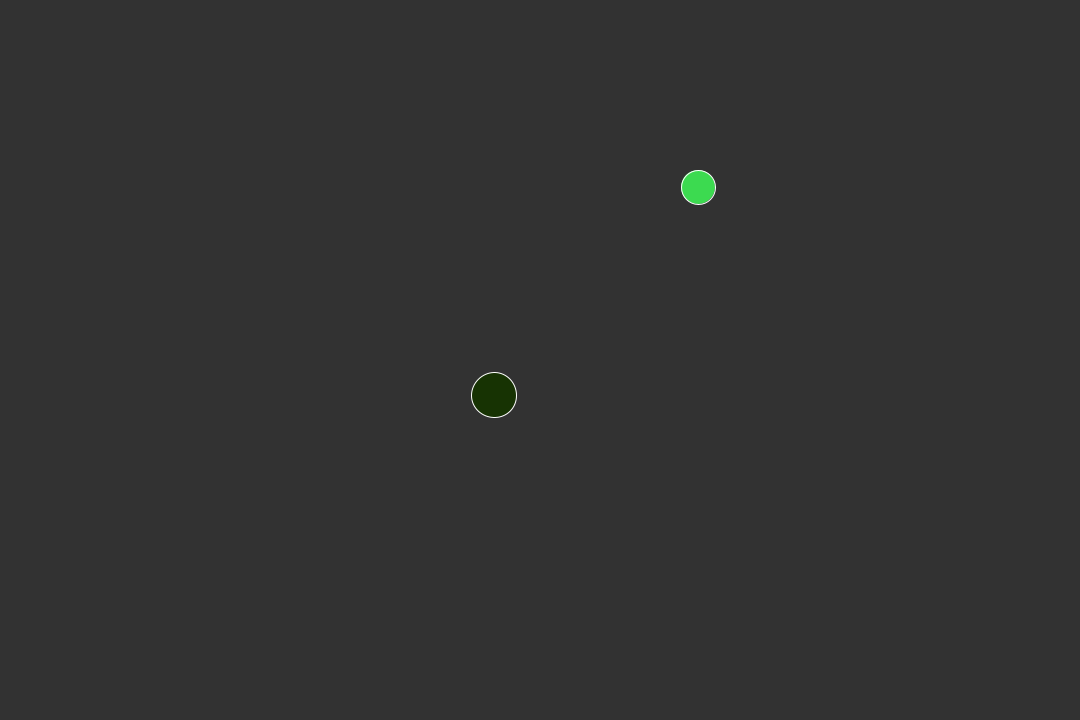
Frame 1 (no input)
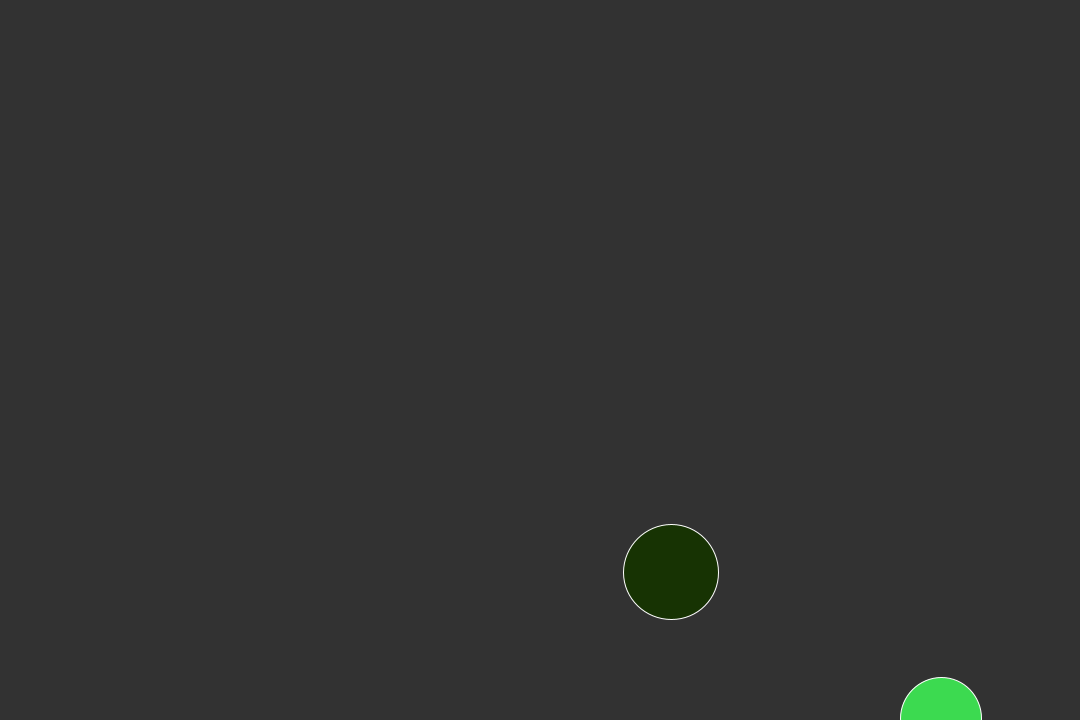
Frame 60 (the mouse pressed at the canvas centre just before this capture)
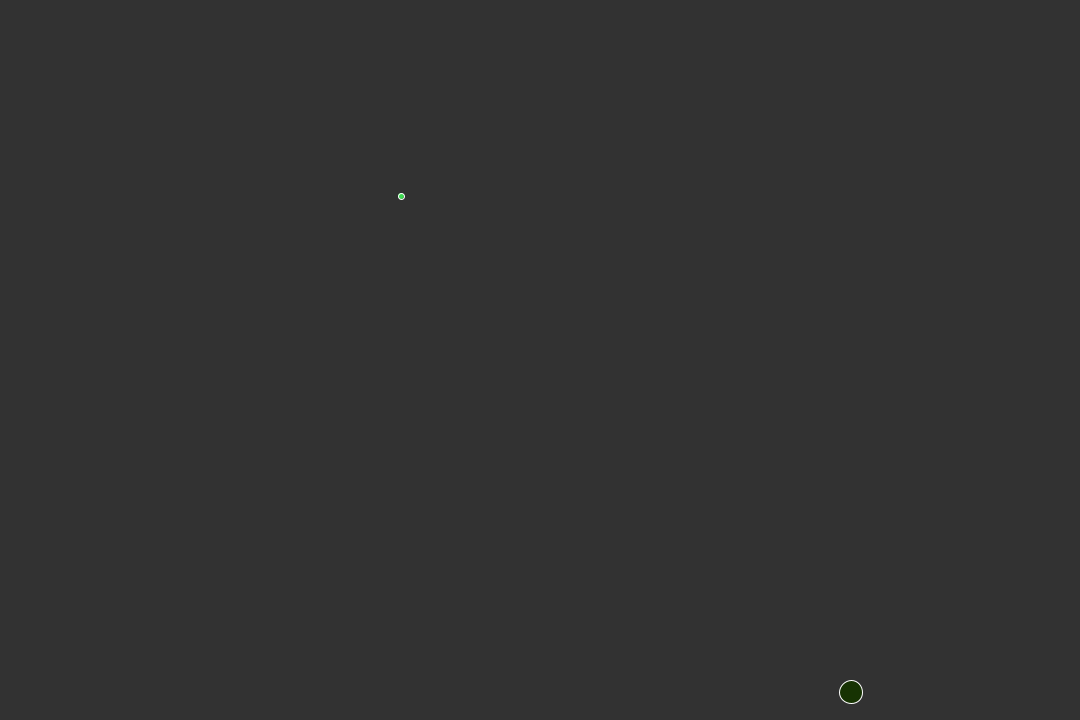
Frame 120 (the mouse held since frame 60 and released just before this capture)

The Processing sketch that drew these frames (run headless with seeded random() and noise(); from frame 60 on, the mouse is pressed at the canvas centre):

// Processing sketch: pattern4
// ── pattern4.pde
bubble b1,b2;
void setup()
{
  size(1080,720);
  background(50);
  b1 = new bubble((int)random(1080),(int)random(720),(int)random(10));
  b2 = new bubble((int)random(1080),(int)random(720),(int)random(10));
}
void draw()
{
  background(50);
  b1.display();
  b1.update();
  b2.display();
  b2.update();
  b1.move();
  b2.move();
}
// ── bubble.pde
class bubble
{
  int x, y, s, t, u, v, w;
  bubble(int a, int b, int c)
  {
    x=a;
    y=b;
    s=c;
    t=c;
    u=(int)random(255);
    v=(int)random(255);
    w=(int)random(255);
  }
  void move()
  {
    x+=s;
    y+=t;
  }

  void update()
  {
    if (x <= 0 || x >= width)
    {
      s=s*-1;
    }

    if (y <= 0 || y >= height)
    {
      t=t*-1;
    }
  }

  void display()
  {
    fill(u, v, w);
    stroke(255);
    int a=(int)random(100);
    ellipse(x, y, a, a);
  }
}
